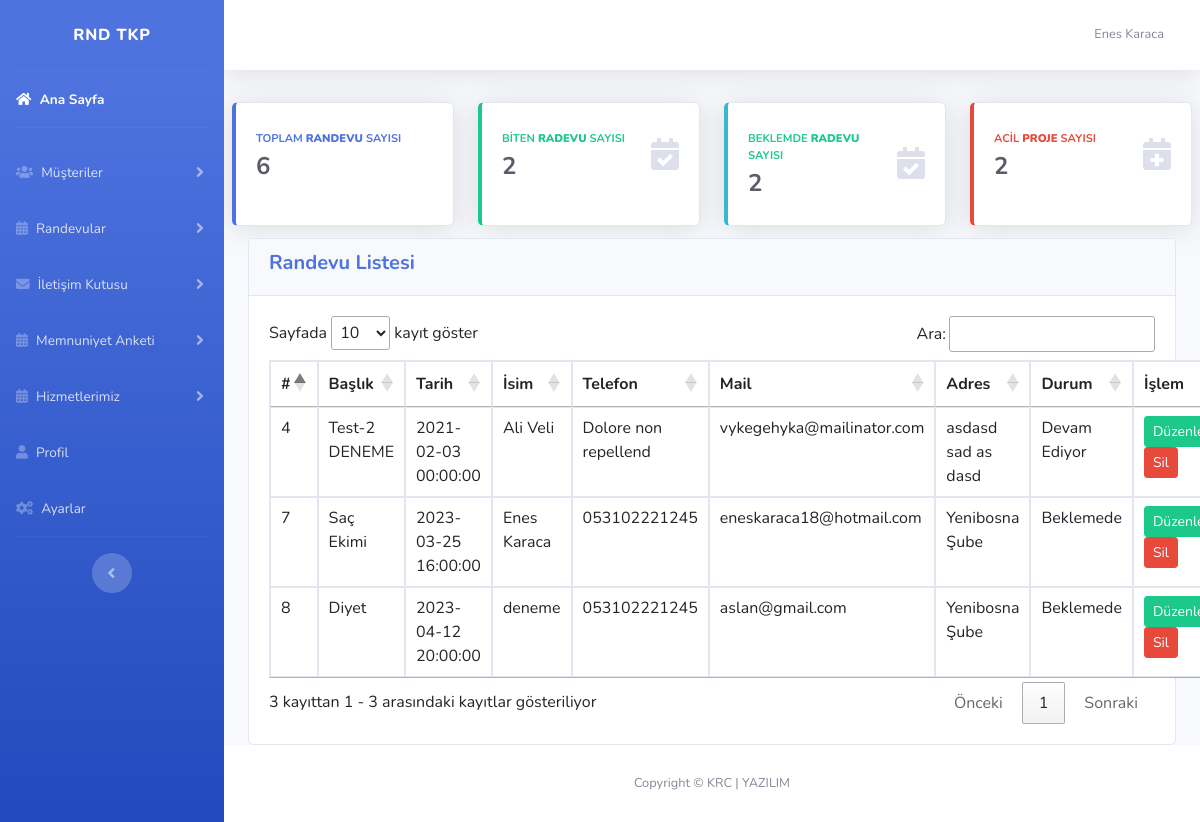
/yönetimpanel/index.php?basarili (signed in), run on the app's committed database.
### tables this page shows
CREATE TABLE `randevu` (
  `id` int(11) NOT NULL,
  `baslik` varchar(530) NOT NULL,
  `tarih` datetime DEFAULT NULL,
  `musteri` int(11) NOT NULL,
  `adres` text NOT NULL,
  `detay` text NOT NULL,
  `eklenme_tarihi` datetime NOT NULL DEFAULT current_timestamp(),
  `durum` int(11) NOT NULL DEFAULT 0
);

CREATE TABLE `musteri` (
  `musteri_id` int(11) NOT NULL,
  `musteri_isim` varchar(530) DEFAULT NULL,
  `musteri_mail` varchar(250) DEFAULT NULL,
  `musteri_telefon` varchar(25) DEFAULT NULL,
  `musteri_adres` varchar(530) DEFAULT NULL,
  `musteri_tc` varchar(20) DEFAULT NULL,
  `musteri_detay` text DEFAULT NULL,
  `eklenme_tarihi` datetime NOT NULL DEFAULT current_timestamp()
);

### yönetimpanel/index.php (called while the page is built)
<?php require 'randevular.php'; ?>

### yönetimpanel/fonksiyonlar.php (called while the page is built, shortened)
<?php
function durumlar()
{
	$x=[
		'Beklemede','Devam Ediyor', 'İptal Edildi', 'Tamamlandı'
	];
	return $x;
}
function cok($sql)
{
	global $db;
	$sorgu=$db->prepare($sql);
	$sorgu->execute();
	$liste=$sorgu->fetchAll(PDO::FETCH_ASSOC);
	return $liste;
}
?>

### yönetimpanel/randevular.php (the view, shortened to what this page needs)
<?php require_once 'header.php' ?>
<div class="container-fluid p-2">
	<div class="row" style="margin-bottom: -20px;">
<?php
		$randevusor=$db->prepare("SELECT id FROM randevu");
		$randevusor->execute();
		$randevusayisi = $randevusor->rowCount();
		?>
		<div class="col-xl-3 col-md-6 mb-4">
			<div class="card border-left-primary shadow h-100 py-2">
				<div class="card-body">
					<div class="row no-gutters align-items-center">
						<div class="col mr-2">
							<div class="text-xs font-weight-bold text-primary text-uppercase mb-1">Toplam <b>Randevu</b> Sayısı</div>
							<div class="h4 mb-0 font-weight-bold text-gray-800"><?php echo $randevusayisi; ?></div>
						</div>
					</div>
				</div>
			</div>
		</div>
		<?php
		$bitenrandevu=$db->prepare("SELECT id FROM randevu WHERE durum='Bitti'");
		$bitenrandevu->execute();
		$bitenrandevucek = $bitenrandevu->rowCount();
		?>
		<div class="col-xl-3 col-md-6 mb-4">
			<div class="card border-left-success shadow h-100 py-2">
				<div class="card-body">
					<div class="row no-gutters align-items-center">
						<div class="col mr-2">
							<div class="text-xs font-weight-bold text-success text-uppercase mb-1">Biten <b>Radevu</b> Sayısı</div>
							<div class="h4 mb-0 font-weight-bold text-gray-800"><?php echo $bitenrandevucek; ?></div>
						</div>
						<div class="col-auto">
							<i class="fas fa-calendar-check fa-2x text-gray-300"></i>
						</div>
					</div>
				</div>
			</div>
		</div>
		<?php
		$beklemederandevu=$db->prepare("SELECT id FROM randevu WHERE durum='Beklemede'");
		$beklemederandevu->execute();
		$beklemederandevucek = $beklemederandevu->rowCount();
		?>
		<div class="col-xl-3 col-md-6 mb-4">
			<div class="card border-left-info shadow h-100 py-2">
				<div class="card-body">
					<div class="row no-gutters align-items-center">
						<div class="col mr-2">
							<div class="text-xs font-weight-bold text-success text-uppercase mb-1">Beklemde <b>Radevu</b> Sayısı</div>
							<div class="h4 mb-0 font-weight-bold text-gray-800"><?php echo $beklemederandevucek; ?></div>
						</div>
						<div class="col-auto">
							<i class="fas fa-calendar-check fa-2x text-gray-300"></i>
						</div>
					</div>
				</div>
			</div>
		</div>
		<?php
		$acilrandevu=$db->prepare("SELECT id FROM randevu WHERE durum='Acil'");
		$acilrandevu->execute();
		$acilrandevucek = $acilrandevu->rowCount();
		?>
		<div class="col-xl-3 col-md-6 mb-4">
			<div class="card border-left-danger shadow h-100 py-2">
				<div class="card-body">
					<div class="row no-gutters align-items-center">
						<div class="col mr-2">
							<div class="text-xs font-weight-bold text-danger text-uppercase mb-1">Acil <b>Proje</b> Sayısı</div>
							<div class="h4 mb-0 font-weight-bold text-gray-800"><?php echo $acilrandevucek; ?></div>
						</div>
						<div class="col-auto">
							<i class="fas fa-calendar-plus fa-2x text-gray-300"></i>
						</div>
					</div>
				</div>
			</div>
		</div>
</div>
</div>
<div class="container-fluid">
	<div class="row">
		<div class="col-md-12">
			<div class="card card-primary">
				<div class="card-header">
					<h5 class="text-primary font-weight-bold">Randevu Listesi</h5>
				</div>
				<div class="card-body">
					<table class="table table-bordered table-hover" id="randevular">
						<thead>
							<tr>
								<th>#</th>
								<th>Başlık</th>
								<th>Tarih</th>
								<th>İsim</th>
								<th>Telefon</th>
								<th>Mail</th>
								<th>Adres</th>
								<th>Durum</th>
								<th>İşlem</th>
							</tr>
						</thead>
						<tbody>
							<?php foreach (cok("SELECT * FROM randevu INNER JOIN musteri ON musteri.musteri_id=randevu.musteri") as $key => $deger): ?>
								<tr>
									<td><?php echo $deger['id'] ?></td>
									<td><?php echo $deger['baslik'] ?></td>
									<td><?php echo $deger['tarih'] ?></td>
									<td><?php echo $deger['musteri_isim'] ?></td>
									<td><?php echo $deger['musteri_telefon'] ?></td>
									<td><?php echo $deger['musteri_mail'] ?></td>
									<td><?php echo $deger['adres'] ?></td>
									<td><?php echo durumlar()[$deger['durum']] ?></td>
									<td>
										<a href="randevuduzenle.php?id=<?php echo $deger['id'] ?>" class="btn btn-success btn-sm">Düzenle</a>
										<a href="randevuduzenle.php?id=<?php echo $deger['id'] ?>" class="btn btn-danger btn-sm">Sil</a>
									</td>
								</tr>
							<?php endforeach ?>
						</tbody>
					</table>
				</div>
			</div>
		</div>
	</div>
</div>
<?php require_once 'footer.php' ?>

### yönetimpanel/header.php (shortened to what this page needs)
<!DOCTYPE html>
<html lang="tr">
<head>
<link rel="stylesheet" href="https://cdnjs.cloudflare.com/ajax/libs/font-awesome/6.3.0/css/all.min.css" />
    <link href="vendor/fontawesome-free/css/all.min.css" rel="stylesheet" type="text/css">
     <link href="https://cdn.jsdelivr.net/npm/bootstrap@5.3.0-alpha2/dist/css/bootstrap.min.css" rel="stylesheet">
    <link href="css/sb-admin-2.min.css" rel="stylesheet">
    <link rel="stylesheet" href="//cdn.datatables.net/1.10.25/css/jquery.dataTables.min.css">
    <link rel="stylesheet" href="https://cdnjs.cloudflare.com/ajax/libs/jquery-datetimepicker/2.5.20/jquery.datetimepicker.min.css" />
</head>
<body id="page-top">
    <div id="wrapper">
        <ul class="navbar-nav bg-gradient-primary sidebar sidebar-dark accordion" id="accordionSidebar">
            <a class="sidebar-brand d-flex align-items-center justify-content-center" href="index.php">
                <div class="sidebar-brand-text mx-3">RND TKP</div>
            </a>
            <hr class="sidebar-divider my-0">
            <li class="nav-item active">
                <a class="nav-link" href="index.php">
                    <i class="fas fa-home"></i>
                    <span>Ana Sayfa</span></a>
                </li>
                <hr class="sidebar-divider">
                <li class="nav-item">
                    <a class="nav-link collapsed" href="#" data-toggle="collapse" data-target="#musteri_menu"
                    aria-expanded="true" aria-controls="musteri_menu">
                    <i class="fas fa-users"></i>
                    <span>Müşteriler</span>
                </a>
        </li>
        <li class="nav-item">
            <a class="nav-link collapsed" href="#" data-toggle="collapse" data-target="#randevu_menu"
            aria-expanded="true" aria-controls="randevu_menu">
            <i class="fas fa-calendar-alt"></i>
            <span>Randevular</span>
        </a>
</li>
        <li class="nav-item">
            <a class="nav-link collapsed" href="#" data-toggle="collapse" data-target="#iletisim"
            aria-expanded="true" aria-controls="iletisim">
           <i class="fa-solid fa-envelope"></i>
            <span>İletişim Kutusu</span>
        </a>
</li>
 <li class="nav-item">
            <a class="nav-link collapsed" href="#" data-toggle="collapse" data-target="#anketmenu"
            aria-expanded="true" aria-controls="anketmenu">
            <i class="fas fa-calendar-alt"></i>
            <span>Memnuniyet Anketi</span>
        </a>
</li>
<li class="nav-item">
            <a class="nav-link collapsed" href="#" data-toggle="collapse" data-target="#hizmetlerimiz"
            aria-expanded="true" aria-controls="hizmetlerimiz">
            <i class="fas fa-calendar-alt"></i>
            <span>Hizmetlerimiz</span>
        </a>
</li>
<li class="nav-item">
    <a class="nav-link" href="profil.php">
        <i class="fas fa-user"></i>
        <span>Profil</span></a>
    </li>
<li class="nav-item">
    <a class="nav-link" href="ayarlar.php">
        <i class="fas fa-cogs"></i>
        <span>Ayarlar</span></a>
    </li>
    <hr class="sidebar-divider d-none d-md-block">
    <div class="text-center d-none d-md-inline">
        <button class="rounded-circle border-0" id="sidebarToggle"></button>
    </div>
</ul>
<div id="content-wrapper" class="d-flex flex-column">
    <div id="content">
        <nav class="navbar navbar-expand navbar-light bg-white topbar mb-4 static-top shadow">
            <ul class="navbar-nav ml-auto">
                <li class="nav-item dropdown no-arrow">
                    <a class="nav-link dropdown-toggle" href="#" id="userDropdown" role="button"
                    data-toggle="dropdown" aria-haspopup="true" aria-expanded="false">
                    <span class="mr-2 d-none d-lg-inline text-gray-600 small"><?php echo $_SESSION['kul_isim'] ?></span>
                </a>
        </li>
    </ul>
</nav>

### yönetimpanel/footer.php (shortened to what this page needs)
</div>
<footer class="sticky-footer bg-white">
    <div class="container my-auto">
        <div class="copyright text-center my-auto">
            <span>Copyright &copy; KRC | YAZILIM</span>
        </div>
    </div>
</footer>
</div>
</div>
</body>
</html>

### data on the page
randevu: id "4", baslik "Test-2 DENEME", tarih "2021-02-03 00:00:00", musteri.musteri_isim "Ali Veli", musteri.musteri_telefon "Dolore non repellend", musteri.musteri_mail "vykegehyka@mailinator.com", adres "asdasd sad as dasd", durum "Devam Ediyor"
randevu: id "7", baslik "Saç Ekimi", tarih "2023-03-25 16:00:00", musteri.musteri_isim "Enes Karaca", musteri.musteri_telefon "053102221245", musteri.musteri_mail "eneskaraca18@hotmail.com", adres "Yenibosna Şube", durum "Beklemede"
randevu: id "8", baslik "Diyet", tarih "2023-04-12 20:00:00", musteri.musteri_isim "deneme", musteri.musteri_telefon "053102221245", musteri.musteri_mail "aslan@gmail.com", adres "Yenibosna Şube", durum "Beklemede"

### other printed values
$_SESSION['kul_isim'] "Enes Karaca"
$randevusayisi "6"
$bitenrandevucek "2"
$beklemederandevucek "2"
$acilrandevucek "2"
